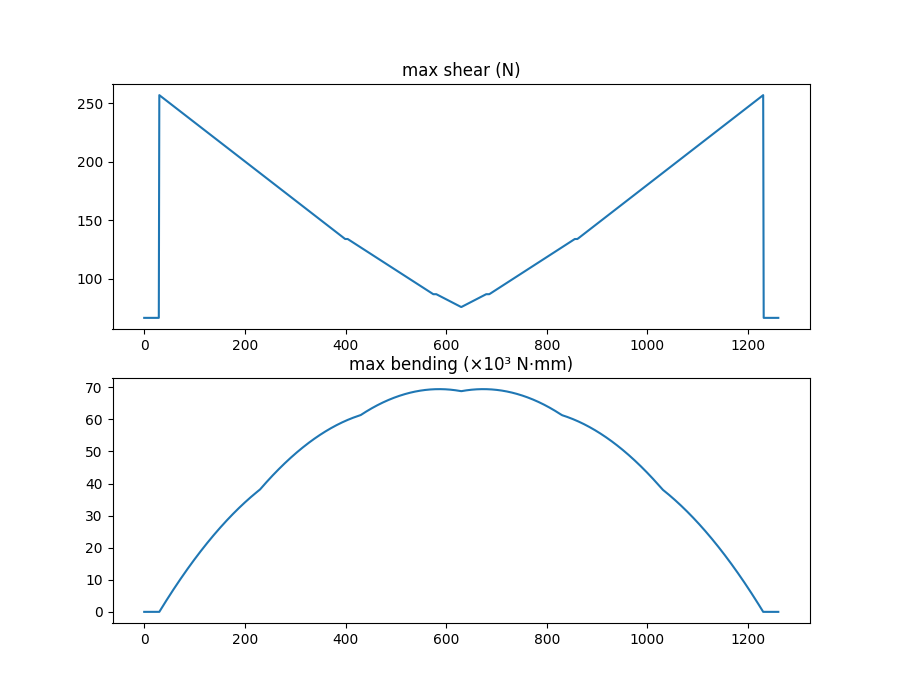

Recreate this plot in Python.
# Plot shear/bending/tangent/deflection of a beam
# Print extreme values

import numpy as np
import matplotlib.pyplot as plt

from PiecewisePolynomial import PiecewisePolynomial


# strictly follow the instruction
# do not include self weight and deflection
# use 1mm increment
STRICT_MODE = (__name__ == "__main__")
#STRICT_MODE = False


LENGTH = 1260.  # length of the beam


def solve_beam(
        x1, x2,  # start/end of the beam
        p1, p2,  # supports
        point_loads,  # (x, f), upward -> positive
        uniform_loads,  # ((x1, x2), p)
        EI,  # φ = M/EI
        plot=False
    ):
    """Returns four tuples (max_argx, max_val)
        - reaction force (N) (max_x==0)
        - shear force (N)
        - bending momemnt (N⋅mm)
        - deflection (mm)
    """
    assert x2 > x1
    assert x1 <= p1 < p2 <= x2
    for ((a, b), p) in uniform_loads:
        assert b > a

    # solve for reaction forces
    vert = 0  # total vertical external load
    m_p1 = 0  # total external moment about p1
    for (x, f) in point_loads:
        if x < x1 or x > x2:
            continue
        vert += f
        m_p1 += f * (x-p1)
    for ((a, b), p) in uniform_loads:
        assert x1 <= a < b <= x2
        f = (b-a) * p
        vert += f
        m_p1 += f * (0.5*(a+b)-p1)
    f2 = -m_p1 / (p2-p1)
    f1 = -vert - f2
    #print("Reaction forces:", f1, f2)

    # key points
    # (x, point_load, uniform_load_delta)
    keypoints_dict = {
        p1: [f1, 0],
        p2: [f2, 0]
    }
    def add_keypoint(x, f, dp):
        if x < x1 or x > x2:
            return
        if x not in keypoints_dict:
            keypoints_dict[x] = [0, 0]
        keypoints_dict[x][0] += f
        keypoints_dict[x][1] += dp
    for (x, f) in point_loads:
        add_keypoint(x, f, 0)
    for ((a, b), p) in uniform_loads:
        add_keypoint(a, 0, p)
        add_keypoint(b, 0, -p)
    keypoints = sorted(keypoints_dict.keys())
    for i in range(len(keypoints)):
        x = keypoints[i]
        keypoints[i] = (x, keypoints_dict[x][0], keypoints_dict[x][1])
    keypoints = [(x1, 0, 0)] + keypoints + [(x2, 0, 0)]

    # SFD: integrate key point forces
    # BMD: integrate SFD (while calculating bm1)
    cul = 0.0  # current uniform load
    cld = 0.0  # current load

    poly_keypoints = [x1]
    poly_pieces = []  # linear [b, m]

    x_prev = x1
    for (x, pl, dul) in keypoints[1:]:

        # update piecewise polynomial
        m = cul
        b = cld - cul * x_prev
        poly_keypoints.append(x)
        poly_pieces.append([b, m])

        # update loads
        cld += cul * (x-x_prev)
        cul += dul
        if pl != 0.0:
            cld += pl
        x_prev = x

    # integrate to get sfd, bmd, slope, delta
    sfd = PiecewisePolynomial(poly_keypoints, poly_pieces)
    bmd = sfd.integrate()
    phi = bmd.mul(1.0/EI)
    slope = phi.integrate()
    delta = slope.integrate()
    # choose integral constants to make deflection at supports zero
    y1 = delta.eval(p1)
    y2 = delta.eval(p2)
    corr_m = (y2-y1)/(p2-p1)
    corr_b = y1 - corr_m*p1
    slope = slope.sub([corr_m])
    delta = delta.sub([corr_b, corr_m])

    # plot graph
    if plot:
        fig, (ax1, ax2, ax3, ax4) = plt.subplots(4, 1, figsize=(7.5, 7.5))
        ax4.set_xlabel("position (mm)")

        ax1.set_ylabel("shear (N)")
        ax1.plot(*sfd.get_plot_points(), '-')
        #ax1.plot(*sfd.get_keypoints(), 'o')
        maxsfd = sfd.get_optim(absolute=True)
        ax1.plot(maxsfd[0], maxsfd[1], 'o')
        print("Max shear", maxsfd[1])    

        ax2.set_ylabel("bending (N⋅mm)")
        ax2.plot(*bmd.get_plot_points(), '-')
        #ax2.plot(*bmd.get_keypoints(), 'o')
        maxbmd = bmd.get_optim()[1]
        print("Max bending", maxbmd)
        ax2.plot(maxbmd[0], maxbmd[1], 'o')
        ax2.set_ylim(ax2.get_ylim()[::-1])

        ax3.set_ylabel("tangent (rad)")
        ax3.plot(*slope.get_plot_points(), '-')
        #ax3.plot(*slope.get_keypoints(), 'o')

        ax4.set_ylabel("deflection (mm)")
        ax4.plot(*delta.get_plot_points(), '-')
        #ax4.plot(*delta.get_keypoints(), 'o')
        maxdelta = delta.get_optim()[0]
        print("Max deflection", maxdelta)
        ax4.plot(maxdelta[0], maxdelta[1], 'o')

        plt.show()

    xs = np.linspace(x1+1e-12, x2-1e-12, int(x2-x1)// \
                     (1 if STRICT_MODE else 10)+1)
    return (
        (np.array([p1, p2]), np.array([f1, f2])),
        (xs, abs(sfd.evals(xs))),
        (xs, bmd.evals(xs)),
        (xs, delta.evals(xs))
    )


def get_responses(train_x, plot=False):

    # length unit: mm
    # weight unit: N

    board_mass = 0.75*9.81

    train_weight = 400
    train_joints = [52, 228, 392, 568, 732, 908]

    EI = 4000 * 1e6

    if STRICT_MODE:
        return solve_beam(
            0, LENGTH,
            0.5*LENGTH-600, 0.5*LENGTH+600,
            [[j+train_x, -train_weight/6] for j in train_joints],
            [],
            EI, plot
        )

    return solve_beam(
        0, LENGTH,
        0.5*LENGTH-575, 0.5*LENGTH+575,
        [[j+train_x, -train_weight/6] for j in train_joints],
        #[((0, LENGTH), -board_mass/LENGTH)],
        [],
        EI,
        plot
    )


def plot_max_responses(plot=True):

    # generate a list of possible train left positions
    train_x1 = -960
    train_x2 = int(LENGTH)
    xs = np.array(range(train_x1, train_x2+1,
                        1 if STRICT_MODE else 2), dtype=np.float64)

    # find the maximum reaction across all positions
    msfx, mbmx = train_x1, train_x1
    for x in xs:
        (rx, rv), (sfx, sfv), (bmx, bmv), (dfx, dfv) = get_responses(x)
        if x == xs[0]:
            mrv, msfv, mbmv, mdfv = rv, sfv, bmv, dfv
        else:
            mrv = np.maximum(mrv, rv)
            msfv = np.maximum(msfv, sfv)
            mbmv = np.maximum(mbmv, bmv)
            mdfv = np.minimum(mdfv, dfv)
            if plot:
                if np.amax(msfv) == np.amax(sfv):
                    msfx = x
                if np.amax(mbmv) == np.amax(bmv):
                    mbmx = x

    if not plot:
        return np.amax(mrv), (sfx, msfv), (bmx, mbmv)

    fig, (ax1, ax2) = plt.subplots(2, 1, figsize=(9, 7))

    print("Max reaction", np.amax(mrv), "N")
    print("Max shear", np.amax(msfv), "N",
          "at train_x =", msfx,
          "at x =", sfx[np.argmax(msfv)])
    print("Max bending", np.amax(0.001*mbmv), "N⋅m",
          "at train_x =", mbmx,
          "at x =", bmx[np.argmax(mbmv)])

    ax1.set_title("max shear (N)")
    ax1.plot(sfx, msfv, '-')

    ax2.set_title("max bending (×10³ N⋅mm)")
    ax2.plot(bmx, 0.001*mbmv, '-')

    plt.show()


if __name__ == "__main__":

    #get_responses(-123, True)
    plot_max_responses()
